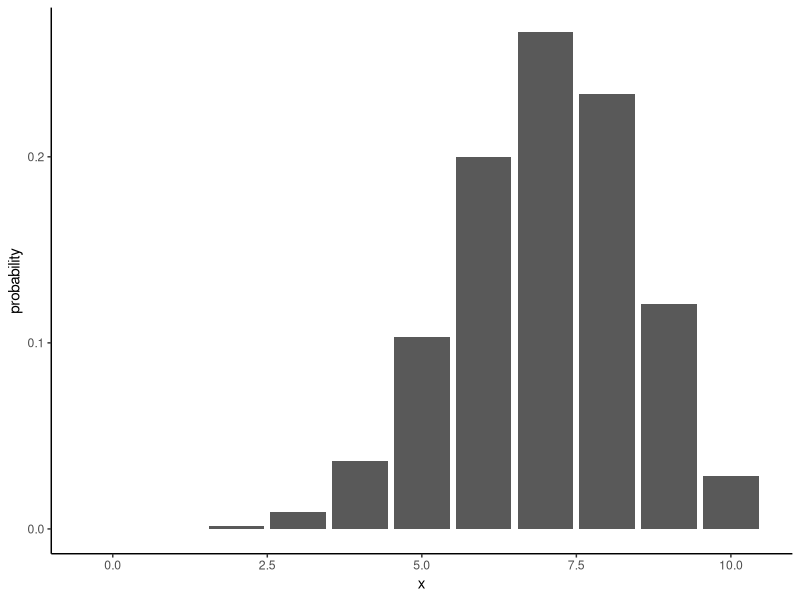

Write the R code that produced this figure.
# Direct implementation for sampling a sequence of coin flips

set.seed(1337);

# number of coin flips in a sequence
n.trials <- 10;

# outcome is tail or head
outcomes <- c("T", "H");

# probabilities of each outcome
probs.outcome <- c(0.3, 0.7);

# ensure that probs sum to 1
probs.outcome <- probs.outcome / sum(probs.outcome);

# Enumerate the sample space of a sequence of n trials,
# given the outcomes of individual trials,
# returning the sample space
enumerate <- function(outcomes, n) {
  if (n == 1) {
    as.list(outcomes)
  } else {
    branches <- enumerate(outcomes, n - 1);
    unlist(
      lapply(branches,
        function(b) {
          lapply(outcomes, function(o) c(b, o))
        }
      ),
      recursive = FALSE
    )
  }
}

# sample space
S <- enumerate(outcomes, n.trials);

# probability of each element in sample space S
probs.S <- unlist(lapply(
  enumerate(probs.outcome, n.trials),
  function(probs) {
    # probs contain the probability of trials in a sequence
    # obtain the probability for the sequence by multiplying probs together
    prod(probs)
  }
));

sum(probs.S)

# define random variable X as the number of heads
X <- function(s) {
  sum(s == "H")
}

# map each element of the sample space onto the domain of X
values.x <- unlist(lapply(S, X));

# domain of random variable X
domain.x <- unique(values.x);

# induced probability function on random variable X
probs.x <- unlist(lapply(domain.x,
  function(x) {
    # index of elements in the sample space that correspond to realization x
    # this index is used to extract the samples that correspond to 
    # the event where X = x
    idx <- values.x == x;
    sum(probs.S[idx])
  }
));

probs.x

library(ggplot2)
ggplot(data.frame(x=domain.x, y=probs.x), aes(x, y)) + theme_classic() +
  geom_col() + ylab("probability")


# draw a sample s
s <- sample(outcomes, n.trials, replace=TRUE, prob=probs.outcome);

# map sample s of sample space to realization x
X(s)

# find the index of sample s in the sample space
s.idx <- which(unlist(lapply(S, function(s.i) all(s.i == s))));
probs.S[s.idx]
